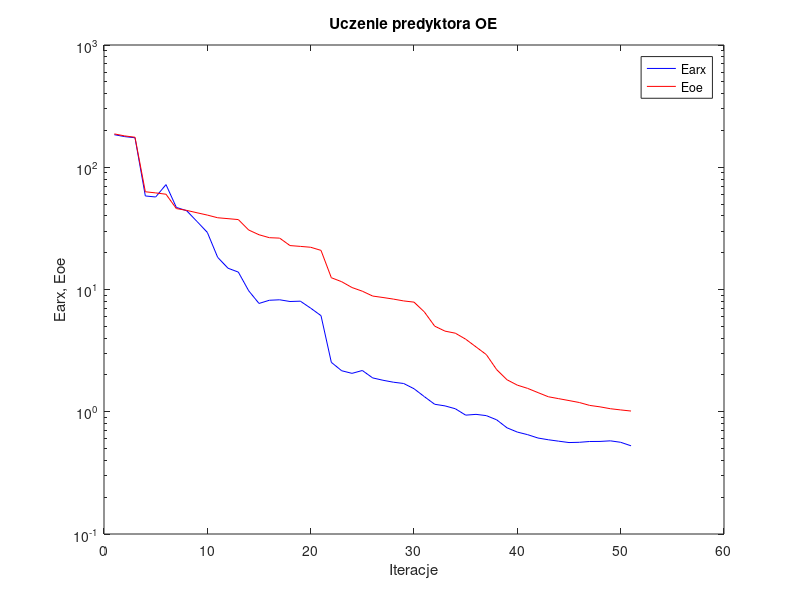
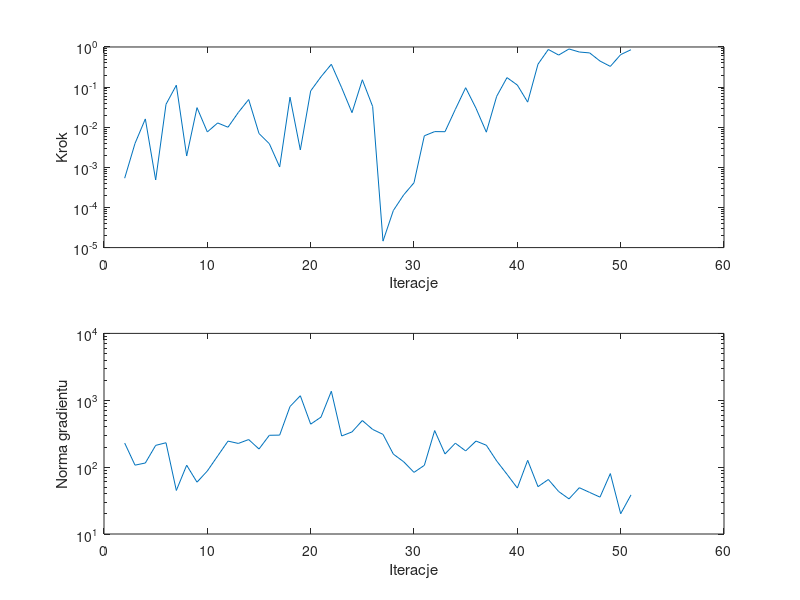

Recreate these plots in MATLAB, in order.
%uczenie predyktora oe
clear all;
n=0; farx(n+1)=1.846467e+002; foe(n+1)=1.874098e+002; wspucz(n+1)=0.000000e+000; ng(n+1)=0.000000e+000;
%odnowa zmiennej metryki
n=1; farx(n+1)=1.780745e+002; foe(n+1)=1.804896e+002; krok(n+1)=5.362293e-004; ng(n+1)=2.293753e+002;
n=2; farx(n+1)=1.743038e+002; foe(n+1)=1.759571e+002; krok(n+1)=3.941672e-003; ng(n+1)=1.070457e+002;
n=3; farx(n+1)=5.823591e+001; foe(n+1)=6.302393e+001; krok(n+1)=1.610734e-002; ng(n+1)=1.153034e+002;
n=4; farx(n+1)=5.711937e+001; foe(n+1)=6.169588e+001; krok(n+1)=4.848544e-004; ng(n+1)=2.115512e+002;
n=5; farx(n+1)=7.213016e+001; foe(n+1)=6.016367e+001; krok(n+1)=3.719917e-002; ng(n+1)=2.315287e+002;
n=6; farx(n+1)=4.694656e+001; foe(n+1)=4.591908e+001; krok(n+1)=1.115271e-001; ng(n+1)=4.478332e+001;
n=7; farx(n+1)=4.409832e+001; foe(n+1)=4.437359e+001; krok(n+1)=1.915237e-003; ng(n+1)=1.068357e+002;
n=8; farx(n+1)=3.601375e+001; foe(n+1)=4.243283e+001; krok(n+1)=3.076926e-002; ng(n+1)=5.957644e+001;
n=9; farx(n+1)=2.931728e+001; foe(n+1)=4.062472e+001; krok(n+1)=7.627492e-003; ng(n+1)=8.763407e+001;
n=10; farx(n+1)=1.832588e+001; foe(n+1)=3.863281e+001; krok(n+1)=1.278106e-002; ng(n+1)=1.467619e+002;
n=11; farx(n+1)=1.493254e+001; foe(n+1)=3.798022e+001; krok(n+1)=1.000091e-002; ng(n+1)=2.450028e+002;
n=12; farx(n+1)=1.388084e+001; foe(n+1)=3.731902e+001; krok(n+1)=2.334578e-002; ng(n+1)=2.261391e+002;
n=13; farx(n+1)=9.768153e+000; foe(n+1)=3.067084e+001; krok(n+1)=4.905012e-002; ng(n+1)=2.585366e+002;
n=14; farx(n+1)=7.690425e+000; foe(n+1)=2.804954e+001; krok(n+1)=6.970444e-003; ng(n+1)=1.866726e+002;
n=15; farx(n+1)=8.165904e+000; foe(n+1)=2.653831e+001; krok(n+1)=3.886030e-003; ng(n+1)=2.994774e+002;
n=16; farx(n+1)=8.238652e+000; foe(n+1)=2.631957e+001; krok(n+1)=1.021844e-003; ng(n+1)=3.011552e+002;
n=17; farx(n+1)=7.977407e+000; foe(n+1)=2.287342e+001; krok(n+1)=5.598693e-002; ng(n+1)=8.062440e+002;
n=18; farx(n+1)=8.027518e+000; foe(n+1)=2.252666e+001; krok(n+1)=2.716773e-003; ng(n+1)=1.168224e+003;
n=19; farx(n+1)=7.037911e+000; foe(n+1)=2.215953e+001; krok(n+1)=8.035313e-002; ng(n+1)=4.393126e+002;
n=20; farx(n+1)=6.111540e+000; foe(n+1)=2.089647e+001; krok(n+1)=1.809599e-001; ng(n+1)=5.596528e+002;
n=21; farx(n+1)=2.535645e+000; foe(n+1)=1.248397e+001; krok(n+1)=3.706964e-001; ng(n+1)=1.364920e+003;
n=22; farx(n+1)=2.165202e+000; foe(n+1)=1.158194e+001; krok(n+1)=9.642176e-002; ng(n+1)=2.923460e+002;
n=23; farx(n+1)=2.061128e+000; foe(n+1)=1.037851e+001; krok(n+1)=2.307159e-002; ng(n+1)=3.363463e+002;
n=24; farx(n+1)=2.174786e+000; foe(n+1)=9.685548e+000; krok(n+1)=1.523673e-001; ng(n+1)=4.977744e+002;
n=25; farx(n+1)=1.891805e+000; foe(n+1)=8.840302e+000; krok(n+1)=3.276344e-002; ng(n+1)=3.664088e+002;
%odnowa zmiennej metryki
n=26; farx(n+1)=1.809711e+000; foe(n+1)=8.600510e+000; krok(n+1)=1.448879e-005; ng(n+1)=3.090597e+002;
n=27; farx(n+1)=1.744907e+000; foe(n+1)=8.349231e+000; krok(n+1)=8.388029e-005; ng(n+1)=1.565687e+002;
n=28; farx(n+1)=1.702796e+000; foe(n+1)=8.065336e+000; krok(n+1)=2.057254e-004; ng(n+1)=1.203650e+002;
n=29; farx(n+1)=1.542960e+000; foe(n+1)=7.883109e+000; krok(n+1)=4.129769e-004; ng(n+1)=8.349074e+001;
n=30; farx(n+1)=1.329687e+000; foe(n+1)=6.557819e+000; krok(n+1)=6.118798e-003; ng(n+1)=1.063241e+002;
n=31; farx(n+1)=1.151460e+000; foe(n+1)=5.015637e+000; krok(n+1)=7.777929e-003; ng(n+1)=3.523317e+002;
n=32; farx(n+1)=1.116693e+000; foe(n+1)=4.566086e+000; krok(n+1)=7.737158e-003; ng(n+1)=1.574641e+002;
n=33; farx(n+1)=1.058234e+000; foe(n+1)=4.392217e+000; krok(n+1)=2.788178e-002; ng(n+1)=2.280204e+002;
n=34; farx(n+1)=9.381189e-001; foe(n+1)=3.923103e+000; krok(n+1)=9.656284e-002; ng(n+1)=1.747438e+002;
n=35; farx(n+1)=9.519883e-001; foe(n+1)=3.392655e+000; krok(n+1)=2.967304e-002; ng(n+1)=2.455414e+002;
n=36; farx(n+1)=9.296964e-001; foe(n+1)=2.933848e+000; krok(n+1)=7.530795e-003; ng(n+1)=2.125438e+002;
n=37; farx(n+1)=8.588727e-001; foe(n+1)=2.210451e+000; krok(n+1)=5.893163e-002; ng(n+1)=1.237223e+002;
n=38; farx(n+1)=7.390248e-001; foe(n+1)=1.826902e+000; krok(n+1)=1.725040e-001; ng(n+1)=7.818164e+001;
n=39; farx(n+1)=6.818888e-001; foe(n+1)=1.650586e+000; krok(n+1)=1.125137e-001; ng(n+1)=4.866622e+001;
n=40; farx(n+1)=6.494305e-001; foe(n+1)=1.552771e+000; krok(n+1)=4.226396e-002; ng(n+1)=1.264163e+002;
n=41; farx(n+1)=6.096519e-001; foe(n+1)=1.434169e+000; krok(n+1)=3.730916e-001; ng(n+1)=5.103041e+001;
n=42; farx(n+1)=5.900826e-001; foe(n+1)=1.326344e+000; krok(n+1)=8.674420e-001; ng(n+1)=6.535243e+001;
n=43; farx(n+1)=5.745281e-001; foe(n+1)=1.279725e+000; krok(n+1)=6.287558e-001; ng(n+1)=4.318731e+001;
n=44; farx(n+1)=5.598477e-001; foe(n+1)=1.234672e+000; krok(n+1)=8.923142e-001; ng(n+1)=3.350885e+001;
n=45; farx(n+1)=5.625511e-001; foe(n+1)=1.190071e+000; krok(n+1)=7.491049e-001; ng(n+1)=4.923283e+001;
n=46; farx(n+1)=5.711064e-001; foe(n+1)=1.127077e+000; krok(n+1)=7.113726e-001; ng(n+1)=4.184124e+001;
n=47; farx(n+1)=5.718572e-001; foe(n+1)=1.096867e+000; krok(n+1)=4.461084e-001; ng(n+1)=3.559919e+001;
n=48; farx(n+1)=5.782180e-001; foe(n+1)=1.058982e+000; krok(n+1)=3.281891e-001; ng(n+1)=8.011852e+001;
n=49; farx(n+1)=5.626153e-001; foe(n+1)=1.035192e+000; krok(n+1)=6.449478e-001; ng(n+1)=2.008978e+001;
n=50; farx(n+1)=5.266764e-001; foe(n+1)=1.013517e+000; krok(n+1)=8.551938e-001; ng(n+1)=3.842673e+001;

figure; semilogy(farx,'b'); hold on; semilogy(foe,'r'); xlabel('Iteracje'); ylabel('Earx, Eoe'); legend('Earx','Eoe'); title('Uczenie predyktora OE');
figure; subplot(2,1,1); semilogy(krok); xlabel('Iteracje'); ylabel('Krok');
subplot(2,1,2); semilogy(ng); xlabel('Iteracje'); ylabel('Norma gradientu');
Earx=farx(n+1)
Eoe=foe(n+1)
